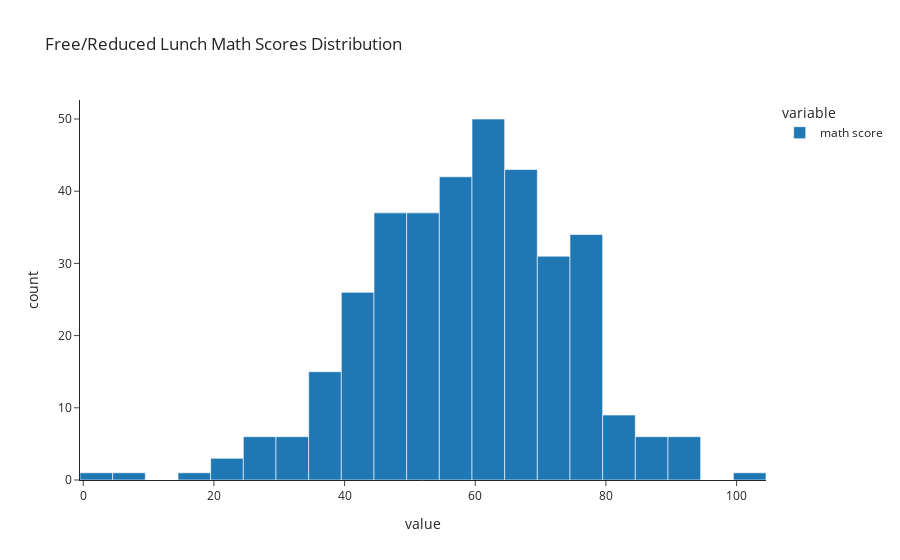

Notebook source saved alongside this figure:
### Code cell
fig2 = px.histogram(free_reduced_scores, title='Free/Reduced Lunch Math Scores Distribution')
fig2.show()

### Figure 1 — Plotly figure (JSON) as saved in the notebook; plotly's stock layout.template omitted (floating-point values rounded to 4 significant figures; data arrays with more than 128 entries replaced by an {"elided": "..."} marker saying what was removed)
{"data": [{"alignmentgroup": "True", "bingroup": "x", "hovertemplate": "variable=math score<br>value=%{x}<br>count=%{y}<extra></extra>", "legendgroup": "math score", "marker": {"color": "#1F77B4", "pattern": {"shape": ""}}, "name": "math score", "offsetgroup": "math score", "orientation": "v", "showlegend": true, "type": "histogram", "x": {"elided": "355 int values"}, "xaxis": "x", "yaxis": "y"}], "layout": {"barmode": "relative", "legend": {"title": {"text": "variable"}, "tracegroupgap": 0}, "title": {"text": "Free/Reduced Lunch Math Scores Distribution"}, "xaxis": {"anchor": "y", "domain": [0, 1], "title": {"text": "value"}}, "yaxis": {"anchor": "x", "domain": [0, 1], "title": {"text": "count"}}}}
